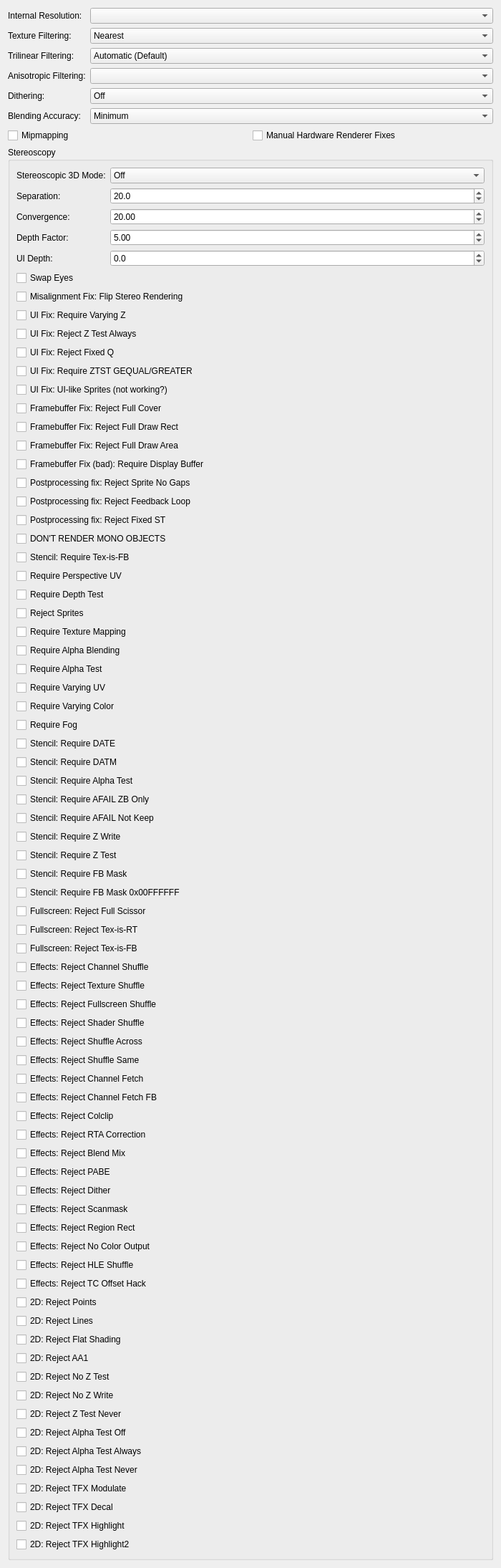
<?xml version="1.0" encoding="UTF-8"?>
<ui version="4.0">
 <class>GraphicsHardwareRenderingSettingsTab</class>
 <widget class="QWidget" name="GraphicsHardwareRenderingSettingsTab">
  <property name="geometry">
   <rect>
    <x>0</x>
    <y>0</y>
    <width>700</width>
    <height>400</height>
   </rect>
  </property>
  <property name="windowTitle">
   <string/>
  </property>
  <layout class="QGridLayout" name="gridLayout" columnstretch="0,1">
   <item row="1" column="0">
    <widget class="QLabel" name="textureFilteringLabel">
     <property name="text">
      <string>Texture Filtering:</string>
     </property>
     <property name="buddy">
      <cstring>textureFiltering</cstring>
     </property>
    </widget>
   </item>
   <item row="4" column="1">
    <widget class="QComboBox" name="dithering">
     <item>
      <property name="text">
       <string>Off</string>
      </property>
     </item>
     <item>
      <property name="text">
       <string>Scaled</string>
      </property>
     </item>
     <item>
      <property name="text">
       <string>Unscaled (Default)</string>
      </property>
     </item>
     <item>
      <property name="text">
       <string>Force 32bit</string>
      </property>
     </item>
    </widget>
   </item>
   <item row="6" column="0" colspan="2">
    <layout class="QGridLayout" name="hardwareRenderingOptionsLayout">
     <item row="0" column="1">
      <widget class="QCheckBox" name="enableHWFixes">
       <property name="text">
        <string>Manual Hardware Renderer Fixes</string>
       </property>
      </widget>
     </item>
     <item row="0" column="0">
      <widget class="QCheckBox" name="mipmapping">
       <property name="text">
        <string>Mipmapping</string>
       </property>
      </widget>
     </item>
    </layout>
   </item>
   <item row="3" column="0">
    <widget class="QLabel" name="anisotropicFilteringLabel">
     <property name="text">
      <string>Anisotropic Filtering:</string>
     </property>
     <property name="buddy">
      <cstring>anisotropicFiltering</cstring>
     </property>
    </widget>
   </item>
   <item row="3" column="1">
    <widget class="QComboBox" name="anisotropicFiltering"/>
   </item>
   <item row="0" column="0">
    <widget class="QLabel" name="internalResLabel">
     <property name="text">
      <string>Internal Resolution:</string>
     </property>
     <property name="buddy">
      <cstring>upscaleMultiplier</cstring>
     </property>
    </widget>
   </item>
   <item row="0" column="1">
    <widget class="QComboBox" name="upscaleMultiplier"/>
   </item>
   <item row="1" column="1">
    <widget class="QComboBox" name="textureFiltering">
     <item>
      <property name="text">
       <string>Nearest</string>
      </property>
     </item>
     <item>
      <property name="text">
       <string>Bilinear (Forced)</string>
      </property>
     </item>
     <item>
      <property name="text">
       <string>Bilinear (PS2)</string>
      </property>
     </item>
     <item>
      <property name="text">
       <string>Bilinear (Forced excluding sprite)</string>
      </property>
     </item>
    </widget>
   </item>
   <item row="4" column="0">
    <widget class="QLabel" name="ditheringLabel">
     <property name="text">
      <string>Dithering:</string>
     </property>
     <property name="buddy">
      <cstring>dithering</cstring>
     </property>
    </widget>
   </item>
   <item row="5" column="1">
    <widget class="QComboBox" name="blending">
     <item>
      <property name="text">
       <string>Minimum</string>
      </property>
     </item>
     <item>
      <property name="text">
       <string>Basic (Recommended)</string>
      </property>
     </item>
     <item>
      <property name="text">
       <string>Medium</string>
      </property>
     </item>
     <item>
      <property name="text">
       <string>High</string>
      </property>
     </item>
     <item>
      <property name="text">
       <string>Full (Slow)</string>
      </property>
     </item>
     <item>
      <property name="text">
       <string>Maximum (Very Slow)</string>
      </property>
     </item>
    </widget>
   </item>
   <item row="2" column="1">
    <widget class="QComboBox" name="trilinearFiltering">
     <item>
      <property name="text">
       <string>Automatic (Default)</string>
      </property>
     </item>
     <item>
      <property name="text">
       <string>Off (None)</string>
      </property>
     </item>
     <item>
      <property name="text">
       <string>Trilinear (PS2)</string>
      </property>
     </item>
     <item>
      <property name="text">
       <string>Trilinear (Forced)</string>
      </property>
     </item>
    </widget>
   </item>
   <item row="5" column="0">
    <widget class="QLabel" name="blendingLabel">
     <property name="text">
      <string>Blending Accuracy:</string>
     </property>
     <property name="buddy">
      <cstring>blending</cstring>
     </property>
    </widget>
   </item>
   <item row="2" column="0">
    <widget class="QLabel" name="trilinearFilterLabel">
     <property name="text">
      <string>Trilinear Filtering:</string>
     </property>
     <property name="buddy">
      <cstring>trilinearFiltering</cstring>
     </property>
    </widget>
   </item>
   <item row="7" column="0" colspan="2">
    <widget class="QGroupBox" name="stereoscopicGroup">
     <property name="title">
      <string>Stereoscopy</string>
     </property>
     <layout class="QFormLayout" name="stereoscopicFormLayout">
      <item row="0" column="0">
       <widget class="QLabel" name="stereoscopicModeLabel">
        <property name="text">
         <string>Stereoscopic 3D Mode:</string>
        </property>
        <property name="buddy">
         <cstring>stereoscopicMode</cstring>
        </property>
       </widget>
      </item>
      <item row="0" column="1">
       <widget class="QComboBox" name="stereoscopicMode">
        <item>
         <property name="text">
          <string>Off</string>
         </property>
        </item>
        <item>
         <property name="text">
          <string>Side by Side</string>
         </property>
        </item>
        <item>
         <property name="text">
          <string>Top and Bottom</string>
         </property>
        </item>
       </widget>
      </item>
      <item row="1" column="0">
       <widget class="QLabel" name="stereoSeparationLabel">
        <property name="text">
         <string>Separation:</string>
        </property>
        <property name="buddy">
         <cstring>stereoSeparation</cstring>
        </property>
       </widget>
      </item>
      <item row="1" column="1">
       <widget class="QDoubleSpinBox" name="stereoSeparation">
        <property name="decimals">
         <number>1</number>
        </property>
        <property name="minimum">
         <double>0.0</double>
        </property>
        <property name="maximum">
         <double>200.0</double>
        </property>
        <property name="value">
         <double>20.0</double>
        </property>
       </widget>
      </item>
      <item row="2" column="0">
       <widget class="QLabel" name="stereoConvergenceLabel">
        <property name="text">
         <string>Convergence:</string>
        </property>
        <property name="buddy">
         <cstring>stereoConvergence</cstring>
        </property>
       </widget>
      </item>
      <item row="2" column="1">
       <widget class="QDoubleSpinBox" name="stereoConvergence">
        <property name="minimum">
         <double>0.0</double>
        </property>
        <property name="maximum">
         <double>200.0</double>
        </property>
        <property name="value">
         <double>20.0</double>
        </property>
       </widget>
      </item>
      <item row="3" column="0">
       <widget class="QLabel" name="stereoDepthFactorLabel">
        <property name="text">
         <string>Depth Factor:</string>
        </property>
        <property name="buddy">
         <cstring>stereoDepthFactor</cstring>
        </property>
       </widget>
      </item>
      <item row="3" column="1">
       <widget class="QDoubleSpinBox" name="stereoDepthFactor">
        <property name="minimum">
         <double>0.0</double>
        </property>
        <property name="maximum">
         <double>1000.0</double>
        </property>
        <property name="value">
         <double>5.0</double>
        </property>
       </widget>
      </item>
      <item row="4" column="0">
       <widget class="QLabel" name="stereoUiDepthLabel">
        <property name="text">
         <string>UI Depth:</string>
        </property>
        <property name="buddy">
         <cstring>stereoUiDepth</cstring>
        </property>
       </widget>
      </item>
      <item row="4" column="1">
       <widget class="QDoubleSpinBox" name="stereoUiDepth">
        <property name="decimals">
         <number>1</number>
        </property>
        <property name="minimum">
         <double>-50.0</double>
        </property>
        <property name="maximum">
         <double>50.0</double>
        </property>
        <property name="value">
         <double>0.0</double>
        </property>
       </widget>
      </item>
      <item row="5" column="0" colspan="2">
       <widget class="QCheckBox" name="stereoSwapEyes">
        <property name="text">
         <string>Swap Eyes</string>
        </property>
       </widget>
      </item>
      <item row="6" column="0" colspan="2">
       <widget class="QCheckBox" name="stereoFlipRendering">
        <property name="text">
         <string>Misalignment Fix: Flip Stereo Rendering</string>
        </property>
       </widget>
      </item>
      <item row="7" column="0" colspan="2">
       <widget class="QCheckBox" name="stereoRequireZVaries">
        <property name="text">
         <string>UI Fix: Require Varying Z</string>
        </property>
       </widget>
      </item>
      <item row="8" column="0" colspan="2">
       <widget class="QCheckBox" name="stereoRejectZTestAlways">
        <property name="text">
         <string>UI Fix: Reject Z Test Always</string>
        </property>
       </widget>
      </item>
      <item row="9" column="0" colspan="2">
       <widget class="QCheckBox" name="stereoRejectFixedQ">
        <property name="text">
         <string>UI Fix: Reject Fixed Q</string>
        </property>
       </widget>
      </item>
      <item row="10" column="0" colspan="2">
       <widget class="QCheckBox" name="stereoStencilRequireZTestGequal">
        <property name="text">
         <string>UI Fix: Require ZTST GEQUAL/GREATER</string>
        </property>
       </widget>
      </item>
      <item row="11" column="0" colspan="2">
       <widget class="QCheckBox" name="stereoRejectUiLike">
        <property name="text">
         <string>UI Fix: UI-like Sprites (not working?)</string>
        </property>
       </widget>
      </item>
      <item row="12" column="0" colspan="2">
       <widget class="QCheckBox" name="stereoRejectFullCover">
        <property name="text">
         <string>Framebuffer Fix: Reject Full Cover</string>
        </property>
       </widget>
      </item>
      <item row="13" column="0" colspan="2">
       <widget class="QCheckBox" name="stereoRejectFullscreenDraw">
        <property name="text">
         <string>Framebuffer Fix: Reject Full Draw Rect</string>
        </property>
       </widget>
      </item>
      <item row="14" column="0" colspan="2">
       <widget class="QCheckBox" name="stereoRejectFullscreenDrawArea">
        <property name="text">
         <string>Framebuffer Fix: Reject Full Draw Area</string>
        </property>
       </widget>
      </item>
      <item row="15" column="0" colspan="2">
       <widget class="QCheckBox" name="stereoRequireDisplayBuffer">
        <property name="text">
         <string>Framebuffer Fix (bad): Require Display Buffer</string>
        </property>
       </widget>
      </item>
      <item row="16" column="0" colspan="2">
       <widget class="QCheckBox" name="stereoRejectSpriteNoGaps">
        <property name="text">
         <string>Postprocessing fix: Reject Sprite No Gaps</string>
        </property>
       </widget>
      </item>
      <item row="17" column="0" colspan="2">
       <widget class="QCheckBox" name="stereoRejectFeedbackLoop">
        <property name="text">
         <string>Postprocessing fix: Reject Feedback Loop</string>
        </property>
       </widget>
      </item>
      <item row="18" column="0" colspan="2">
       <widget class="QCheckBox" name="stereoRejectFst">
        <property name="text">
         <string>Postprocessing fix: Reject Fixed ST</string>
        </property>
       </widget>
      </item>
      <item row="19" column="0" colspan="2">
       <widget class="QCheckBox" name="stereoDontRenderMonoObjects">
        <property name="text">
         <string>DON'T RENDER MONO OBJECTS</string>
        </property>
       </widget>
      </item>
      <item row="20" column="0" colspan="2">
       <widget class="QCheckBox" name="stereoStencilRequireTexIsFb">
        <property name="text">
         <string>Stencil: Require Tex-is-FB</string>
        </property>
       </widget>
      </item>
      <item row="21" column="0" colspan="2">
       <widget class="QCheckBox" name="stereoRequirePerspectiveUV">
        <property name="text">
         <string>Require Perspective UV</string>
        </property>
       </widget>
      </item>
      <item row="22" column="0" colspan="2">
       <widget class="QCheckBox" name="stereoRequireDepthActive">
        <property name="text">
         <string>Require Depth Test</string>
        </property>
       </widget>
      </item>
      <item row="23" column="0" colspan="2">
       <widget class="QCheckBox" name="stereoRejectSprites">
        <property name="text">
         <string>Reject Sprites</string>
        </property>
       </widget>
      </item>
      <item row="24" column="0" colspan="2">
       <widget class="QCheckBox" name="stereoRequireTextureMapping">
        <property name="text">
         <string>Require Texture Mapping</string>
        </property>
       </widget>
      </item>
      <item row="25" column="0" colspan="2">
       <widget class="QCheckBox" name="stereoRequireAlphaBlend">
        <property name="text">
         <string>Require Alpha Blending</string>
        </property>
       </widget>
      </item>
      <item row="26" column="0" colspan="2">
       <widget class="QCheckBox" name="stereoRequireAlphaTest">
        <property name="text">
         <string>Require Alpha Test</string>
        </property>
       </widget>
      </item>
      <item row="27" column="0" colspan="2">
       <widget class="QCheckBox" name="stereoRequireUvVaries">
        <property name="text">
         <string>Require Varying UV</string>
        </property>
       </widget>
      </item>
      <item row="28" column="0" colspan="2">
       <widget class="QCheckBox" name="stereoRequireColorVaries">
        <property name="text">
         <string>Require Varying Color</string>
        </property>
       </widget>
      </item>
      <item row="29" column="0" colspan="2">
       <widget class="QCheckBox" name="stereoRequireFog">
        <property name="text">
         <string>Require Fog</string>
        </property>
       </widget>
      </item>
      <item row="30" column="0" colspan="2">
       <widget class="QCheckBox" name="stereoStencilRequireDate">
        <property name="text">
         <string>Stencil: Require DATE</string>
        </property>
       </widget>
      </item>
      <item row="31" column="0" colspan="2">
       <widget class="QCheckBox" name="stereoStencilRequireDatm">
        <property name="text">
         <string>Stencil: Require DATM</string>
        </property>
       </widget>
      </item>
      <item row="32" column="0" colspan="2">
       <widget class="QCheckBox" name="stereoStencilRequireAte">
        <property name="text">
         <string>Stencil: Require Alpha Test</string>
        </property>
       </widget>
      </item>
      <item row="33" column="0" colspan="2">
       <widget class="QCheckBox" name="stereoStencilRequireAfailZbOnly">
        <property name="text">
         <string>Stencil: Require AFAIL ZB Only</string>
        </property>
       </widget>
      </item>
      <item row="34" column="0" colspan="2">
       <widget class="QCheckBox" name="stereoStencilRequireAfailNotKeep">
        <property name="text">
         <string>Stencil: Require AFAIL Not Keep</string>
        </property>
       </widget>
      </item>
      <item row="35" column="0" colspan="2">
       <widget class="QCheckBox" name="stereoStencilRequireZWrite">
        <property name="text">
         <string>Stencil: Require Z Write</string>
        </property>
       </widget>
      </item>
      <item row="36" column="0" colspan="2">
       <widget class="QCheckBox" name="stereoStencilRequireZTest">
        <property name="text">
         <string>Stencil: Require Z Test</string>
        </property>
       </widget>
      </item>
      <item row="37" column="0" colspan="2">
       <widget class="QCheckBox" name="stereoStencilRequireFbMask">
        <property name="text">
         <string>Stencil: Require FB Mask</string>
        </property>
       </widget>
      </item>
      <item row="38" column="0" colspan="2">
       <widget class="QCheckBox" name="stereoStencilRequireFbMaskFull">
        <property name="text">
         <string>Stencil: Require FB Mask 0x00FFFFFF</string>
        </property>
       </widget>
      </item>
      <item row="39" column="0" colspan="2">
       <widget class="QCheckBox" name="stereoRejectFullscreenScissor">
        <property name="text">
         <string>Fullscreen: Reject Full Scissor</string>
        </property>
       </widget>
      </item>
      <item row="40" column="0" colspan="2">
       <widget class="QCheckBox" name="stereoRejectTexIsRt">
        <property name="text">
         <string>Fullscreen: Reject Tex-is-RT</string>
        </property>
       </widget>
      </item>
      <item row="41" column="0" colspan="2">
       <widget class="QCheckBox" name="stereoRejectTexIsFb">
        <property name="text">
         <string>Fullscreen: Reject Tex-is-FB</string>
        </property>
       </widget>
      </item>
      <item row="42" column="0" colspan="2">
       <widget class="QCheckBox" name="stereoRejectChannelShuffle">
        <property name="text">
         <string>Effects: Reject Channel Shuffle</string>
        </property>
       </widget>
      </item>
      <item row="43" column="0" colspan="2">
       <widget class="QCheckBox" name="stereoRejectTextureShuffle">
        <property name="text">
         <string>Effects: Reject Texture Shuffle</string>
        </property>
       </widget>
      </item>
      <item row="44" column="0" colspan="2">
       <widget class="QCheckBox" name="stereoRejectFullscreenShuffle">
        <property name="text">
         <string>Effects: Reject Fullscreen Shuffle</string>
        </property>
       </widget>
      </item>
      <item row="45" column="0" colspan="2">
       <widget class="QCheckBox" name="stereoRejectShaderShuffle">
        <property name="text">
         <string>Effects: Reject Shader Shuffle</string>
        </property>
       </widget>
      </item>
      <item row="46" column="0" colspan="2">
       <widget class="QCheckBox" name="stereoRejectShuffleAcross">
        <property name="text">
         <string>Effects: Reject Shuffle Across</string>
        </property>
       </widget>
      </item>
      <item row="47" column="0" colspan="2">
       <widget class="QCheckBox" name="stereoRejectShuffleSame">
        <property name="text">
         <string>Effects: Reject Shuffle Same</string>
        </property>
       </widget>
      </item>
      <item row="48" column="0" colspan="2">
       <widget class="QCheckBox" name="stereoRejectChannelFetch">
        <property name="text">
         <string>Effects: Reject Channel Fetch</string>
        </property>
       </widget>
      </item>
      <item row="49" column="0" colspan="2">
       <widget class="QCheckBox" name="stereoRejectChannelFetchFb">
        <property name="text">
         <string>Effects: Reject Channel Fetch FB</string>
        </property>
       </widget>
      </item>
      <item row="50" column="0" colspan="2">
       <widget class="QCheckBox" name="stereoRejectColclip">
        <property name="text">
         <string>Effects: Reject Colclip</string>
        </property>
       </widget>
      </item>
      <item row="51" column="0" colspan="2">
       <widget class="QCheckBox" name="stereoRejectRtaCorrection">
        <property name="text">
         <string>Effects: Reject RTA Correction</string>
        </property>
       </widget>
      </item>
      <item row="52" column="0" colspan="2">
       <widget class="QCheckBox" name="stereoRejectBlendMix">
        <property name="text">
         <string>Effects: Reject Blend Mix</string>
        </property>
       </widget>
      </item>
      <item row="53" column="0" colspan="2">
       <widget class="QCheckBox" name="stereoRejectPabe">
        <property name="text">
         <string>Effects: Reject PABE</string>
        </property>
       </widget>
      </item>
      <item row="54" column="0" colspan="2">
       <widget class="QCheckBox" name="stereoRejectDither">
        <property name="text">
         <string>Effects: Reject Dither</string>
        </property>
       </widget>
      </item>
      <item row="55" column="0" colspan="2">
       <widget class="QCheckBox" name="stereoRejectScanmask">
        <property name="text">
         <string>Effects: Reject Scanmask</string>
        </property>
       </widget>
      </item>
      <item row="56" column="0" colspan="2">
       <widget class="QCheckBox" name="stereoRejectRegionRect">
        <property name="text">
         <string>Effects: Reject Region Rect</string>
        </property>
       </widget>
      </item>
      <item row="57" column="0" colspan="2">
       <widget class="QCheckBox" name="stereoRejectNoColorOutput">
        <property name="text">
         <string>Effects: Reject No Color Output</string>
        </property>
       </widget>
      </item>
      <item row="58" column="0" colspan="2">
       <widget class="QCheckBox" name="stereoRejectHleShuffle">
        <property name="text">
         <string>Effects: Reject HLE Shuffle</string>
        </property>
       </widget>
      </item>
      <item row="59" column="0" colspan="2">
       <widget class="QCheckBox" name="stereoRejectTCOffsetHack">
        <property name="text">
         <string>Effects: Reject TC Offset Hack</string>
        </property>
       </widget>
      </item>
      <item row="60" column="0" colspan="2">
       <widget class="QCheckBox" name="stereoRejectPoints">
        <property name="text">
         <string>2D: Reject Points</string>
        </property>
       </widget>
      </item>
      <item row="61" column="0" colspan="2">
       <widget class="QCheckBox" name="stereoRejectLines">
        <property name="text">
         <string>2D: Reject Lines</string>
        </property>
       </widget>
      </item>
      <item row="62" column="0" colspan="2">
       <widget class="QCheckBox" name="stereoRejectFlatShading">
        <property name="text">
         <string>2D: Reject Flat Shading</string>
        </property>
       </widget>
      </item>
      <item row="64" column="0" colspan="2">
       <widget class="QCheckBox" name="stereoRejectAa1">
        <property name="text">
         <string>2D: Reject AA1</string>
        </property>
       </widget>
      </item>
      <item row="65" column="0" colspan="2">
       <widget class="QCheckBox" name="stereoRejectNoZTest">
        <property name="text">
         <string>2D: Reject No Z Test</string>
        </property>
       </widget>
      </item>
      <item row="66" column="0" colspan="2">
       <widget class="QCheckBox" name="stereoRejectNoZWrite">
        <property name="text">
         <string>2D: Reject No Z Write</string>
        </property>
       </widget>
      </item>
      <item row="67" column="0" colspan="2">
       <widget class="QCheckBox" name="stereoRejectZTestNever">
        <property name="text">
         <string>2D: Reject Z Test Never</string>
        </property>
       </widget>
      </item>
      <item row="68" column="0" colspan="2">
       <widget class="QCheckBox" name="stereoRejectAlphaTestOff">
        <property name="text">
         <string>2D: Reject Alpha Test Off</string>
        </property>
       </widget>
      </item>
      <item row="69" column="0" colspan="2">
       <widget class="QCheckBox" name="stereoRejectAlphaTestAlways">
        <property name="text">
         <string>2D: Reject Alpha Test Always</string>
        </property>
       </widget>
      </item>
      <item row="70" column="0" colspan="2">
       <widget class="QCheckBox" name="stereoRejectAlphaTestNever">
        <property name="text">
         <string>2D: Reject Alpha Test Never</string>
        </property>
       </widget>
      </item>
      <item row="71" column="0" colspan="2">
       <widget class="QCheckBox" name="stereoRejectTfxModulate">
        <property name="text">
         <string>2D: Reject TFX Modulate</string>
        </property>
       </widget>
      </item>
      <item row="72" column="0" colspan="2">
       <widget class="QCheckBox" name="stereoRejectTfxDecal">
        <property name="text">
         <string>2D: Reject TFX Decal</string>
        </property>
       </widget>
      </item>
      <item row="73" column="0" colspan="2">
       <widget class="QCheckBox" name="stereoRejectTfxHighlight">
        <property name="text">
         <string>2D: Reject TFX Highlight</string>
        </property>
       </widget>
      </item>
      <item row="74" column="0" colspan="2">
       <widget class="QCheckBox" name="stereoRejectTfxHighlight2">
        <property name="text">
         <string>2D: Reject TFX Highlight2</string>
        </property>
       </widget>
      </item>
     </layout>
    </widget>
   </item>
   <item row="8" column="0">
    <spacer name="verticalSpacer">
     <property name="orientation">
      <enum>Qt::Orientation::Vertical</enum>
     </property>
     <property name="sizeHint" stdset="0">
      <size>
       <width>20</width>
       <height>0</height>
      </size>
     </property>
    </spacer>
   </item>
  </layout>
 </widget>
  <tabstops>
  <tabstop>upscaleMultiplier</tabstop>
  <tabstop>textureFiltering</tabstop>
  <tabstop>trilinearFiltering</tabstop>
  <tabstop>anisotropicFiltering</tabstop>
  <tabstop>dithering</tabstop>
  <tabstop>blending</tabstop>
  <tabstop>mipmapping</tabstop>
  <tabstop>enableHWFixes</tabstop>
  <tabstop>stereoscopicMode</tabstop>
  <tabstop>stereoSeparation</tabstop>
  <tabstop>stereoConvergence</tabstop>
   <tabstop>stereoDepthFactor</tabstop>
   <tabstop>stereoUiDepth</tabstop>
   <tabstop>stereoSwapEyes</tabstop>
   <tabstop>stereoFlipRendering</tabstop>
   <tabstop>stereoRequireZVaries</tabstop>
   <tabstop>stereoRejectZTestAlways</tabstop>
   <tabstop>stereoRejectFixedQ</tabstop>
   <tabstop>stereoStencilRequireZTestGequal</tabstop>
   <tabstop>stereoRejectUiLike</tabstop>
   <tabstop>stereoRejectFullCover</tabstop>
   <tabstop>stereoRejectFullscreenDraw</tabstop>
   <tabstop>stereoRejectFullscreenDrawArea</tabstop>
   <tabstop>stereoRequireDisplayBuffer</tabstop>
   <tabstop>stereoRejectSpriteNoGaps</tabstop>
   <tabstop>stereoRejectFeedbackLoop</tabstop>
   <tabstop>stereoRejectFst</tabstop>
   <tabstop>stereoDontRenderMonoObjects</tabstop>
   <tabstop>stereoStencilRequireTexIsFb</tabstop>
   <tabstop>stereoRequirePerspectiveUV</tabstop>
   <tabstop>stereoRequireDepthActive</tabstop>
   <tabstop>stereoRejectSprites</tabstop>
   <tabstop>stereoRequireTextureMapping</tabstop>
   <tabstop>stereoRequireAlphaBlend</tabstop>
   <tabstop>stereoRequireAlphaTest</tabstop>
   <tabstop>stereoRequireUvVaries</tabstop>
   <tabstop>stereoRequireColorVaries</tabstop>
   <tabstop>stereoRequireFog</tabstop>
   <tabstop>stereoStencilRequireDate</tabstop>
   <tabstop>stereoStencilRequireDatm</tabstop>
   <tabstop>stereoStencilRequireAte</tabstop>
   <tabstop>stereoStencilRequireAfailZbOnly</tabstop>
   <tabstop>stereoStencilRequireAfailNotKeep</tabstop>
   <tabstop>stereoStencilRequireZWrite</tabstop>
   <tabstop>stereoStencilRequireZTest</tabstop>
   <tabstop>stereoStencilRequireFbMask</tabstop>
   <tabstop>stereoStencilRequireFbMaskFull</tabstop>
   <tabstop>stereoRejectFullscreenScissor</tabstop>
   <tabstop>stereoRejectTexIsRt</tabstop>
   <tabstop>stereoRejectTexIsFb</tabstop>
   <tabstop>stereoRejectChannelShuffle</tabstop>
   <tabstop>stereoRejectTextureShuffle</tabstop>
   <tabstop>stereoRejectFullscreenShuffle</tabstop>
   <tabstop>stereoRejectShaderShuffle</tabstop>
   <tabstop>stereoRejectShuffleAcross</tabstop>
   <tabstop>stereoRejectShuffleSame</tabstop>
   <tabstop>stereoRejectChannelFetch</tabstop>
   <tabstop>stereoRejectChannelFetchFb</tabstop>
   <tabstop>stereoRejectColclip</tabstop>
   <tabstop>stereoRejectRtaCorrection</tabstop>
   <tabstop>stereoRejectBlendMix</tabstop>
   <tabstop>stereoRejectPabe</tabstop>
   <tabstop>stereoRejectDither</tabstop>
   <tabstop>stereoRejectScanmask</tabstop>
   <tabstop>stereoRejectRegionRect</tabstop>
   <tabstop>stereoRejectNoColorOutput</tabstop>
   <tabstop>stereoRejectHleShuffle</tabstop>
   <tabstop>stereoRejectTCOffsetHack</tabstop>
   <tabstop>stereoRejectPoints</tabstop>
   <tabstop>stereoRejectLines</tabstop>
   <tabstop>stereoRejectFlatShading</tabstop>
   <tabstop>stereoRejectAa1</tabstop>
   <tabstop>stereoRejectNoZTest</tabstop>
   <tabstop>stereoRejectNoZWrite</tabstop>
   <tabstop>stereoRejectZTestNever</tabstop>
   <tabstop>stereoRejectAlphaTestOff</tabstop>
   <tabstop>stereoRejectAlphaTestAlways</tabstop>
   <tabstop>stereoRejectAlphaTestNever</tabstop>
   <tabstop>stereoRejectTfxModulate</tabstop>
   <tabstop>stereoRejectTfxDecal</tabstop>
   <tabstop>stereoRejectTfxHighlight</tabstop>
   <tabstop>stereoRejectTfxHighlight2</tabstop>
  </tabstops>
 <resources/>
 <connections/>
</ui>
